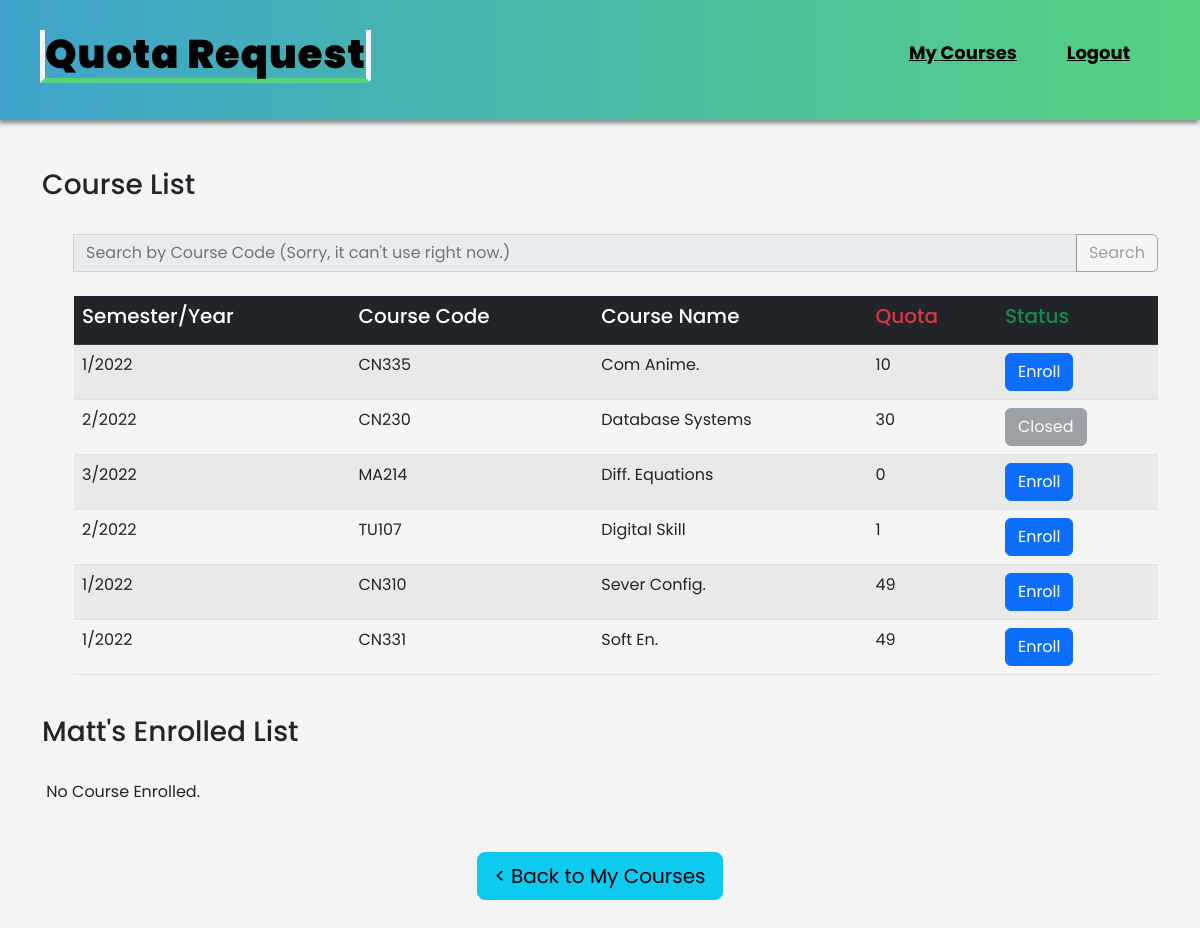
The page /courses/ (signed in) on the database its author committed.
### courses/models.py (models this page shows, shortened)
class Course(models.Model):
    c_code = models.CharField(max_length=5, verbose_name='Course Code', null=True)
    c_name = models.CharField(max_length=200, verbose_name='Course Name', null=True)
    semester = models.PositiveIntegerField(null=True, choices=SEMESTER)
    year = models.CharField(max_length=4, null=True)
    quota = models.PositiveIntegerField(null=True)
    status = models.BooleanField(verbose_name='Course Status', default=True, help_text='Check = Open, Uncheck = Close')
    enrolled = models.ManyToManyField(Student, blank=True, related_name='enrolled')

### users/models.py (models this page shows, shortened)
class Student(models.Model):
    user = models.OneToOneField(User, on_delete=models.CASCADE, related_name='student_user', null=True)
    std_id = models.CharField(max_length=10, verbose_name='Student ID', null=True)
    std_first = models.CharField(max_length=200, verbose_name='First Name', null=True)
    std_last = models.CharField(max_length=200, verbose_name='Last Name', null=True)
    b_date = models.DateField(verbose_name='Birth Date', blank=True, help_text='format: YYYY-MM-DD', null=True)
    gender = models.CharField(max_length=10, choices=[('Male', 'Male'),('Female', 'Female'),('Other', 'Other')], null=True)
    email = models.CharField(max_length=200, null=True)

### courses/views.py (the view)
# urls.py: path('', views.course_view, name='course_view'),
def course_view(request):
    if not request.user.is_authenticated:
        return HttpResponseRedirect(reverse('users:login'))
    else:
        all_courses = Course.objects.all().order_by('c_name')
        student = Student.objects.get(user=request.user)
        en_courses = Course.objects.filter(enrolled=student)
        students = Student.objects.get(user=request.user.id)
        return render(request, 'users/enroll.html', {
            'courselist': all_courses,
            'course_enrolled': en_courses,
            'std': students,
        })

### users/templates/users/enroll.html (shortened to what this page needs)
{% extends 'users/layout.html' %}
{% block navbar %}
<li><a href="{% url 'users:index' %}">My Courses</a></li>
<li><a href="{% url 'users:logout' %}">Logout</a></li>
{% endblock %}
{% block body %}
<div class="container">
    <br><br>
    <h3>Course List</h3><br>
    <ul>
        <div class="search">
            <form class="input-group" action="{% url 'courses:search' %}">
                <input class="form-control" type="search"
                    placeholder="Search by Course Code (Sorry, it can't use right now.)" aria-label="Search" name="q"
                    disabled>
                <button class="btn btn-outline-secondary" type="submit" disabled>Search </button>
            </form>
        </div>
        <br>
        <table class="table table-striped table-hover">
            <thead class="table-dark">
                <tr>
                    <th scope="col">
                        <h5>Semester/Year</h5>
                    </th>
                    <th scope="col">
                        <h5>Course Code</h5>
                    </th>
                    <th scope="col">
                        <h5>Course Name</h5>
                    </th>
                    <th scope="col">
                        <h5 class="text-danger">Quota</h5>
                    </th>
                    <th scope="col">
                        <h5 class="text-success">Status</h5>
                    </th>
                </tr>
            </thead>
            <tbody>
                {% for course in courselist %}
                <tr>
                    <td>{{ course.semester }}/{{ course.year }}</td>
                    <td>{{ course.c_code }}</td>
                    <td>{{ course.c_name }}</td>
                    <td>{{ course.quota }}</td>
                    <td>
                        {% if course.status != True and std not in course.enrolled.all %}
                        <form method="post" action="">
                            <button type="button" class="btn btn-secondary" disabled>Closed</button>
                        </form>
                        {% elif std not in course.enrolled.all and course.quota >= course.enrolled.all.count %}
                        <form method="post" action={% url 'courses:enroll' %}>
                            <button type="submit" class="btn btn-primary" name="enroll"
                                value="{{ course.id }}">Enroll</button>
                        </form>
                        {% else %}
                        <button type="button" class="btn btn-danger" disabled>Full</button>
                        {% endif %}
                    </td>
                </tr>
                {% endfor %}
            </tbody>
        </table>
    </ul>
    <br>
    <h3>{{ std.std_first }}'s Enrolled List</h3><br>
    {% for course in course_enrolled %}
    <li>
        <h5 class="text-success">+ &nbsp;{{ course }}</h5>
    </li>
    {% empty %}
    <li> &nbsp;No Course Enrolled.</li>
    {% endfor %}
    <center>
        <br><br>
        <a href="{% url 'users:index' %}" class="btn btn-info btn-lg">
            < Back to My Courses</a>
                <br><br><br>
    </center>
</div>
{% endblock %}

### users/static/css/style.css (style rules this page uses)
* { margin: 0; padding: 0; box-sizing: border-box; list-style: none; text-decoration: none; font-family: 'Poppins'; }
body { background: whitesmoke; }
.menu ul li a { padding: 0 25px; font-weight: bold; color: #000; font-size: 18px; transition: .3s; }

### rows shown on the page
Course: semester "1", year "2022", c_code "CN335", c_name "Com Anime.", quota "10", {{ course.id }} 2 (drawn)
Course: semester "2", year "2022", c_code "CN230", c_name "Database Systems", quota "30", status "Closed"
Course: semester "3", year "2022", c_code "MA214", c_name "Diff. Equations", quota "0", {{ course.id }} 6 (drawn)
Course: semester "2", year "2022", c_code "TU107", c_name "Digital Skill", quota "1", {{ course.id }} 5 (drawn)
Course: semester "1", year "2022", c_code "CN310", c_name "Sever Config.", quota "49", {{ course.id }} 4 (drawn)
Course: semester "1", year "2022", c_code "CN331", c_name "Soft En.", quota "49"
Student: std_first "Matt"
